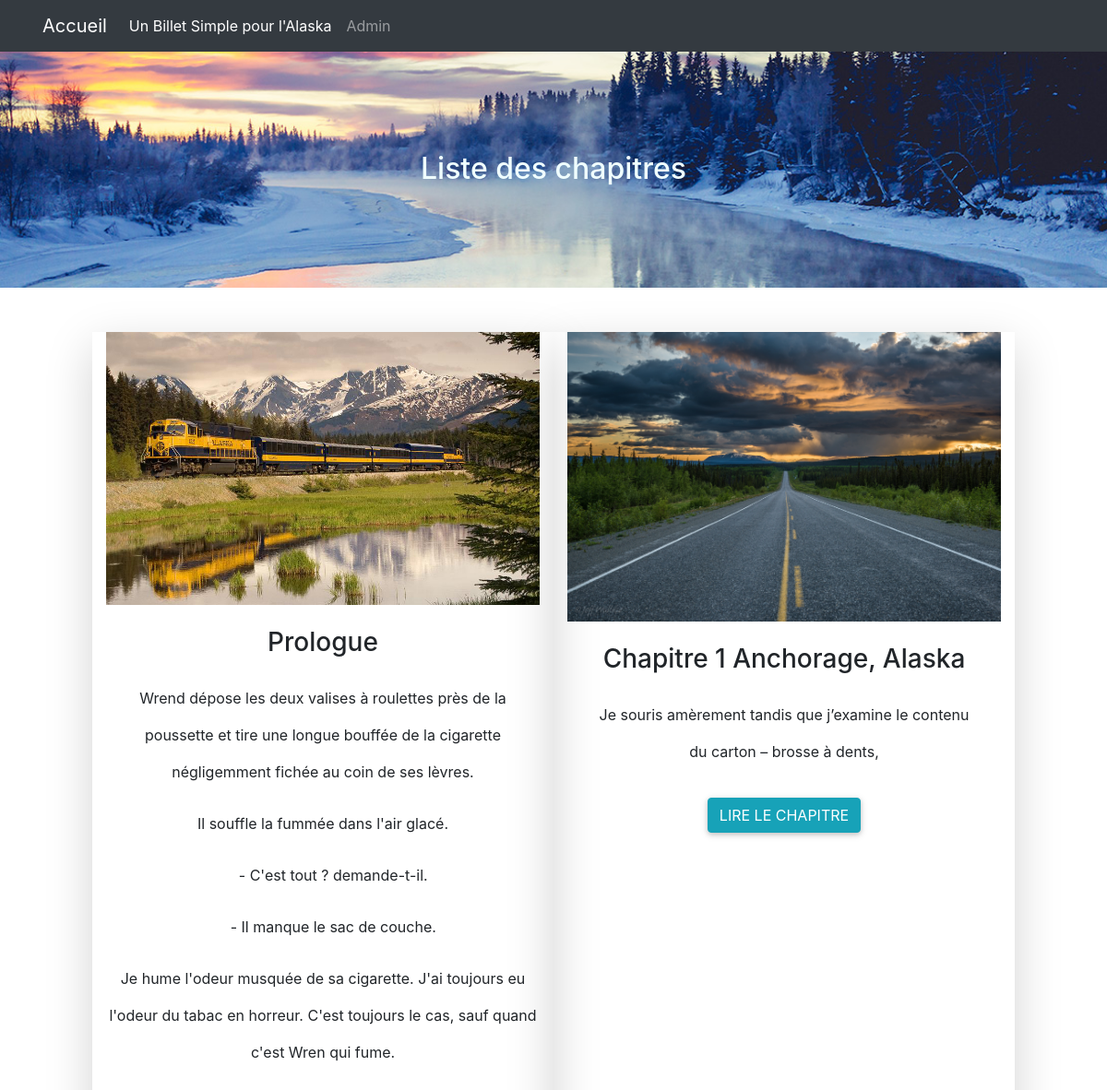
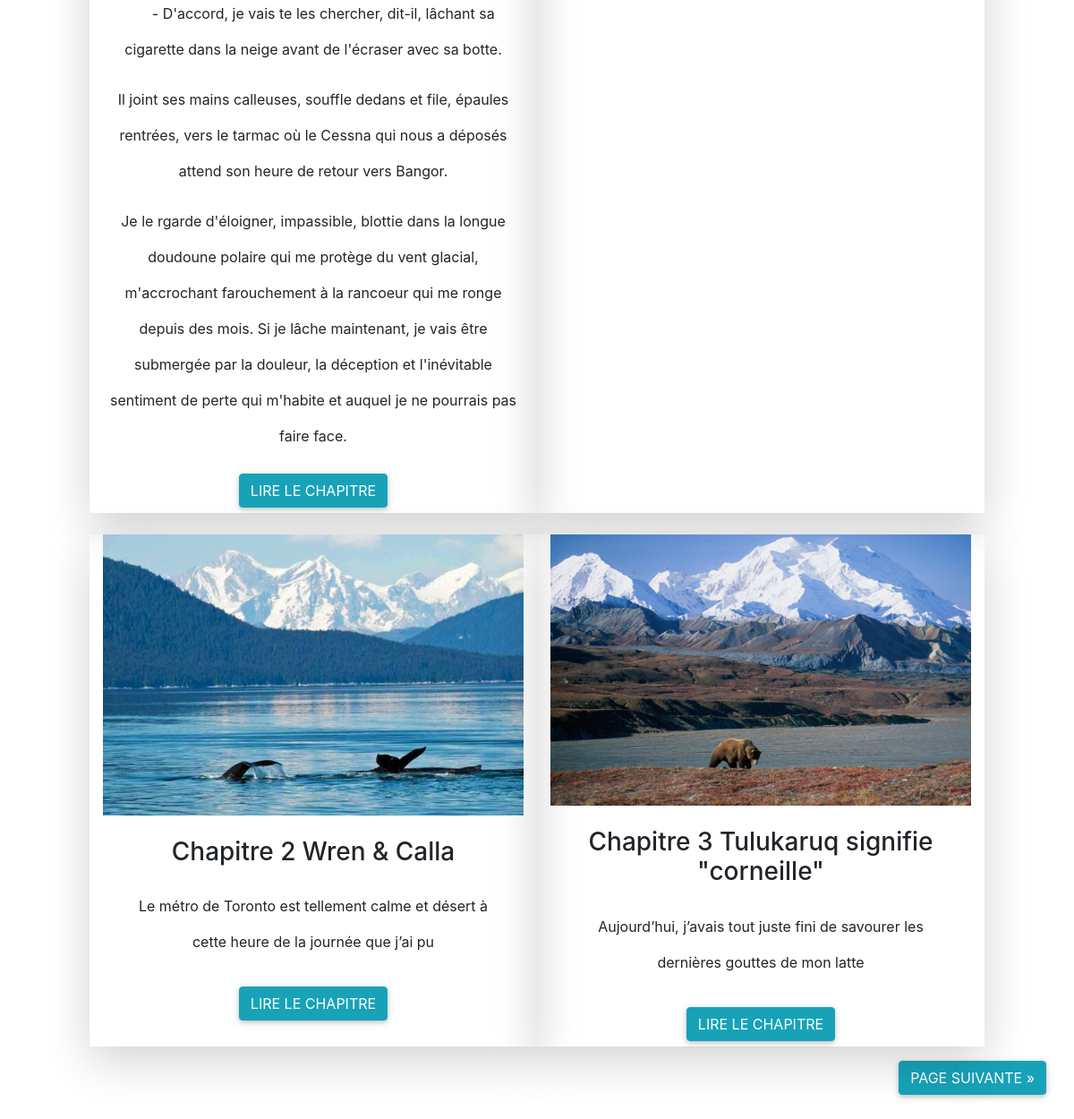
The app's page /index.php?action=listchapitre with its own data (2 pictures, top to bottom).
### tables this page shows
CREATE TABLE IF NOT EXISTS `chapitre` (
  `id_chapitre` int(11) NOT NULL AUTO_INCREMENT,
  `titre` varchar(255) NOT NULL,
  `numchapitre` int(11) NOT NULL,
  `contenu_chapitre` text NOT NULL,
  `extrait` text NOT NULL,
  `date_publication` datetime NOT NULL,
  `image` varchar(500) DEFAULT NULL,
  `publier` int(3) NOT NULL,
  PRIMARY KEY (`id_chapitre`),
  UNIQUE KEY `numchapitre` (`numchapitre`),
  KEY `titre` (`titre`)
);

### src/view/View.php (called while the page is built, shortened)
<?php
class View
{
    private $path;
    public function __construct(string $path)
    {
        $this->path = $path;
    }
    public function render(string $templates, ?array $data) : void
    {
        require_once($this->path.$templates.'.html.php');
        require_once($this->path.'layout.html.php');
    }
}

### src/controller/ChapitreController.php (called while the page is built, shortened)
<?php
class ChapitreController
{
    private $chapitreManager;
    private $view;
    public function __construct()
    {
        $this->chapitreManager = new ChapitreManager();
        $this->view = new View('../templates/frontoffice/');
    }
    public function listeChapitre(int $currentPage = 1)
    {
        $pagePrecedente = 0;
        $pageSuivante = 0;
        $currentPage = (int)($_GET['page'] ?? 1);
        $postsPerPage = 4;
        $offset = $postsPerPage * ($currentPage - 1);
        $countChapitre = $this->chapitreManager->countChapitre();
        $nbTotalPages = (int)ceil($countChapitre / $postsPerPage);
        if($currentPage === 1){
            $pagePrecedente = 0;
        }else {
            $pagePrecedente = $currentPage - 1;
        }
        if($currentPage === $nbTotalPages){
            $pageSuivante = 0;
        }else {
            $pageSuivante = $currentPage + 1;
        }
        $list = $this->chapitreManager->findChapitres($offset, $postsPerPage);
        $this->view->render('listechapitres', [
            'list'=>$list,
            'pageSuivante'=>$pageSuivante,
            'pagePrecedente'=>$pagePrecedente,
            'currentPage'=>$currentPage]);
    }
}

### src/model/ChapitreManager.php (called while the page is built, shortened)
<?php
class ChapitreManager
{
    private $db;
    public function __construct()
    {
        $this->db = (new DbConnect())->connectToDb();
    }
    public function findChapitres(int $offset, int $nbPerPage) : array
    {
        $req = $this->db->prepare('SELECT * FROM chapitre ORDER BY numchapitre limit :offset, :limitation');
        $req->bindValue(':limitation', $nbPerPage, \PDO::PARAM_INT);
        $req->bindValue(':offset', $offset, \PDO::PARAM_INT);
        $req->execute();
        return $req->fetchAll();
    }
}

### src/Tools/DbConnect.php (called while the page is built, shortened)
<?php
class DbConnect {
    public function connectToDb()
    {
        try
        {
            $this->db = new \PDO('mysql:host=localhost;dbname=projet4;charset=utf8', 'root', '');
            return $this->db;
        }
        catch(Exception $e)
        {
            die('Erreur : '.$e->getMessage());
        }
    }
}

### templates/frontoffice/listechapitres.html.php (the view, shortened to what this page needs)
<div id="chapitreBanniere">
    <div class="banniere ">
        <h2>Liste des chapitres</h2>
    </div>
</div>
<div class="container-fluid mt-4">
    <section class="row justify-content-md-center">
        <?php foreach($data['list'] as $episode):
             if((int)$episode['publier'] !== 0){ ?>
        <div class="col-12 col-md-5 col-lg-5 mt-4 mb-4 mb-lg-0 border-light shadow-lg">
            <img src="images/<?=$episode['image']?>" alt="" class="img-fluid">
            <h3 class="chapitreTitle"><?=$episode['titre']?></h3>
            <p class="allChapitre"><?=$episode['extrait']?></p>
            <a class="btn btn-info" href="index.php?action=chapitre&id=<?=$episode['id_chapitre']?>">Lire le
                chapitre</a>
        </div>
        <?php
                } else{
                ?>
        <p>La suite au prochain épisode</p>
        <?php
                }
                ?>
        <?php endforeach; ?>
    </section>
    <div class="d-flex justify-content-between my4">
        <?php
        if($data['pageSuivante'] !== 0): ?>
        <a href="index.php?action=listchapitre&page=<?= $data['pageSuivante']?>" class="btn btn-info ml-auto m-3">Page
            suivante &raquo;</a>
        <?php endif ?>
    </div>
</div>

### public/css/front/style.css (style rules this page uses)
html, body { font-family: Roboto, sans-serif; font-size: 16px; line-height: 1.4; height: 100%; margin: 0; padding: 0; }
[class*="col-"] { line-height: 40px; text-align: center; }
.justify-content-md-center { justify-content: center!important; }
img { max-width: 100%; height: auto; }
a { text-decoration: none; color: inherit; }
.d-flex { display: -ms-flexbox !important; display: flex !important; }
.btn:not(:disabled):not(.disabled) { cursor: pointer; }
.btn { margin: .375rem; color: inherit; text-transform: uppercase; word-wrap: break-word; white-space: normal; cursor: pointer; border: 0; border-radius: .125rem; -webkit-box-shadow: 0 2px 5px 0 rgba(0,0,0,0.16), 0 2px 10px 0 rgba(0,0,0,0.12); box-shadow: 0 2px 5px 0 rgba(0,0,0,0.16), 0 2px 10px 0 rgba(0,0,0,0.12); -webkit-transition: color .15s ease-in-out,background-color .15s ease-in-out,border-color .15s ease-in-out,-webkit-box-shadow .15s ease-in-out; transition: color .15s ease-in-out,background-color .15s ease-in-out,border-color .15s ease-in-out,-webkit-box-shadow .15s ease-in-out; transition: color .15s ease-in-out,background-color .15s ease-in-out,border-color .15s ease-in-out,box-shadow .15s ease-in-out; transition: color .15s ease-in-out,background-color .15s ease-in-out,border-color .15s ease-in-out,box-shadow .15s ease-in-out,-webkit-box-shadow .15s ease-in-out; padding: .84rem 2.14rem; font-size: .81rem; }
.btn { display: inline-block; font-weight: 400; color: #212529; text-align: center; vertical-align: middle; -webkit-user-select: none; -moz-user-select: none; -ms-user-select: none; user-select: none; background-color: transparent; border: 1px solid transparent; padding: .375rem .75rem; font-size: 1rem; line-height: 1.5; border-radius: .25rem; transition: color .15s ease-in-out,background-color .15s ease-in-out,border-color .15s ease-in-out,box-shadow .15s ease-in-out; }
a { color: #007bff; text-decoration: none; cursor: pointer; -webkit-transition: all .2s ease-in-out; transition: all .2s ease-in-out; }
a { color: #007bff; text-decoration: none; background-color: transparent; }
*, *::before, *::after { box-sizing: border-box; }
#chapitreBanniere { background-image:url(../../images/fairbanks.jpg); padding: 9%; background-size: cover; background-position: center; height: 7em; }
.banniere { text-align: center; color: azure; }
.chapitreTitle, .allChapitre { margin: 1.5rem; }
@media only screen and (min-width: 601px) { #chapitreBanniere { height: 16em; } }

### records on screen
chapitre: image (picture), titre "Prologue", extrait "Wrend dépose les deux valises à roulettes près de la poussette et tire une longue bouffée de la cigarette négligemment fichée au coin de ses lèvres. Il souffle la fummée dans l'air glacé. - C'est tout ? demande-t-il. - Il manque le sac de couche. Je hume l'odeur musquée de sa cigarette. J'ai toujours eu l'odeur du tabac en horreur. C'est toujours le cas, sauf quand c'est Wren qui fume. - D'accord, je vais te les chercher, dit-il, lâchant sa cigarette dans la neige avant de l'écraser avec sa botte. Il joint ses mains calleuses, souffle dedans et file, épaules rentrées, vers le tarmac où le Cessna qui nous a déposés attend son heure de retour vers Bangor. Je le rgarde d'éloigner, impassible,…"
chapitre: image (picture), titre "Chapitre 1 Anchorage, Alaska", extrait "Je souris amèrement tandis que j’examine le contenu du carton – brosse à dents,"
chapitre: image (picture), titre "Chapitre 2 Wren & Calla", extrait "Le métro de Toronto est tellement calme et désert à cette heure de la journée que j’ai pu"
chapitre: image (picture), titre "Chapitre 3 Tulukaruq signifie \"corneille\"", extrait "Aujourd’hui, j’avais tout juste fini de savourer les dernières gouttes de mon latte"
